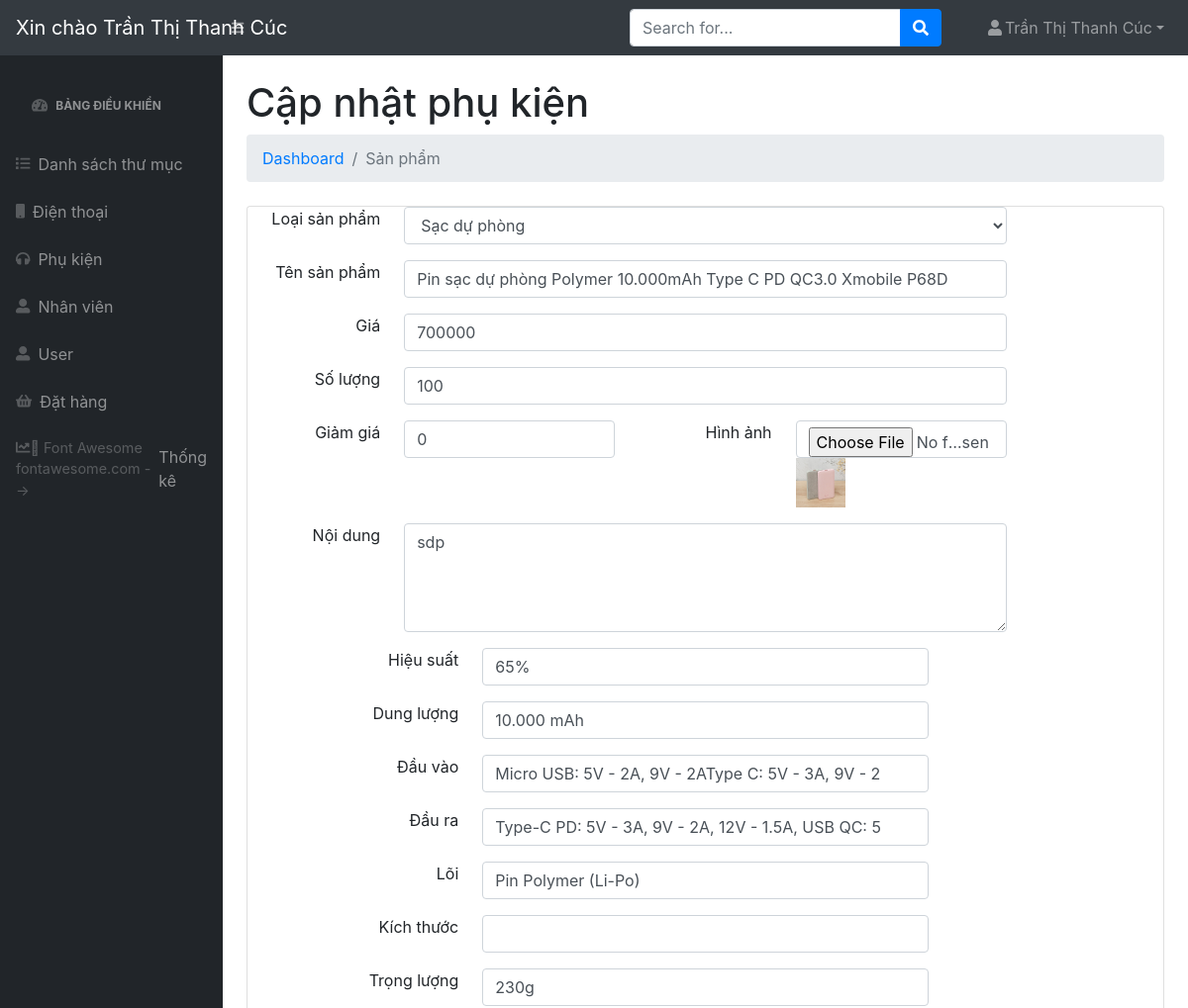
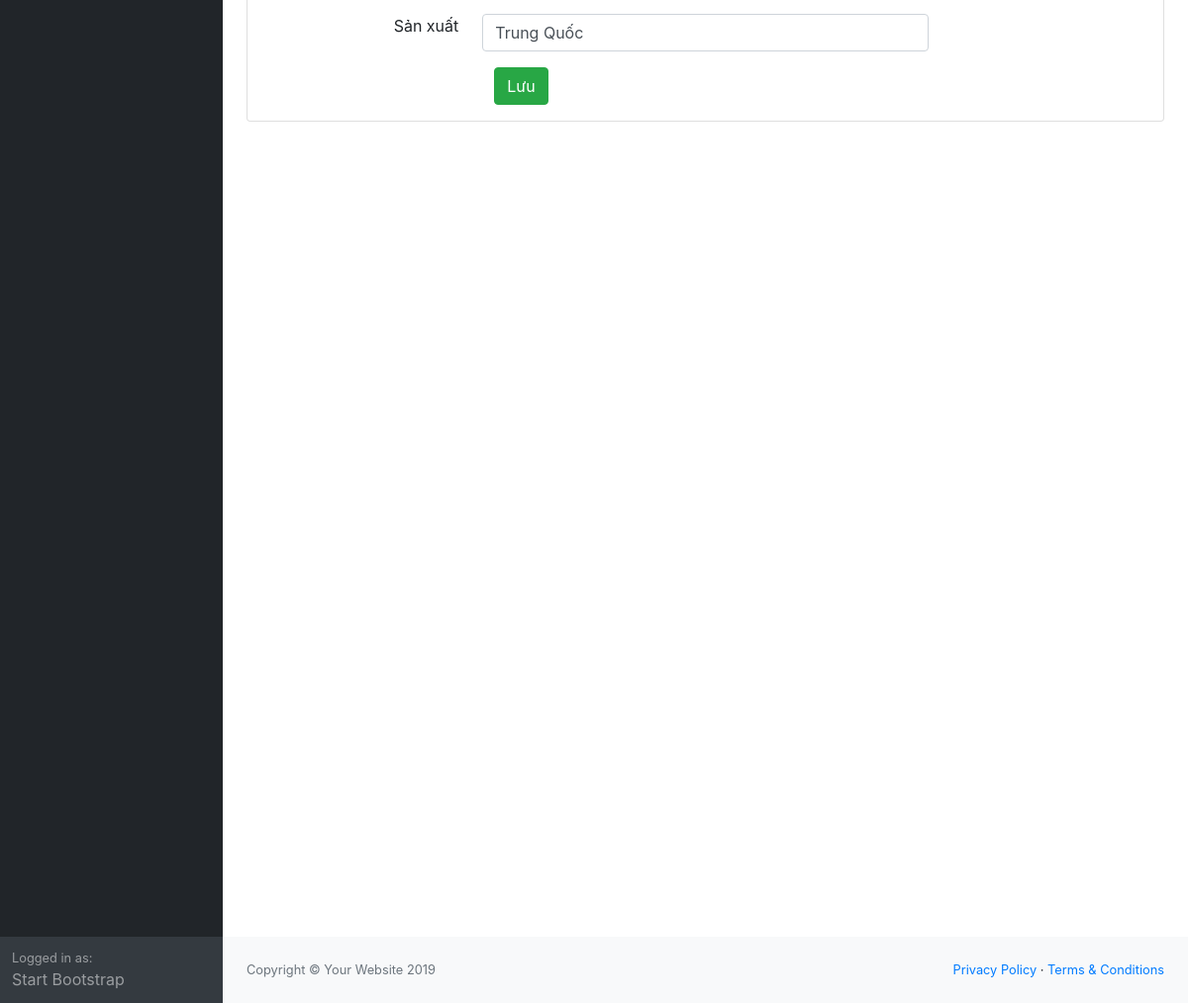
Screenshot of /admin/modules/accessories/edit.php?id=33 (signed in) with the database file from the repository (2 pictures, top to bottom).
### tables this page shows
CREATE TABLE `product` (
  `id` int(11) NOT NULL,
  `name` varchar(100) DEFAULT NULL,
  `slug` varchar(100) DEFAULT NULL,
  `price` int(11) DEFAULT NULL,
  `sale` tinyint(4) DEFAULT 0,
  `thundar` varchar(200) DEFAULT NULL,
  `rated` int(11) NOT NULL DEFAULT 0,
  `comment` int(11) NOT NULL DEFAULT 0,
  `category_id` int(11) DEFAULT NULL,
  `content` text DEFAULT NULL,
  `head` int(11) DEFAULT 0,
  `view` int(11) DEFAULT 0,
  `hot` tinyint(4) DEFAULT 0,
  `number` int(11) NOT NULL DEFAULT 0,
  `create_at` timestamp NULL DEFAULT current_timestamp(),
  `update_at` timestamp NULL DEFAULT current_timestamp()
);

CREATE TABLE `category` (
  `id` int(11) NOT NULL,
  `name` varchar(100) DEFAULT NULL,
  `slug` varchar(100) DEFAULT NULL,
  `images` varchar(100) DEFAULT NULL,
  `banner` varchar(100) NOT NULL,
  `home` tinyint(4) NOT NULL DEFAULT 0,
  `status` tinyint(4) NOT NULL DEFAULT 1,
  `level` int(11) NOT NULL DEFAULT 0,
  `created_at` timestamp NOT NULL DEFAULT current_timestamp(),
  `updated_at` timestamp NOT NULL DEFAULT current_timestamp() ON UPDATE current_timestamp()
);

CREATE TABLE `accessories` (
  `id` int(11) NOT NULL,
  `id2` int(11) NOT NULL,
  `performance` varchar(50) DEFAULT NULL,
  `capacity` varchar(50) DEFAULT NULL,
  `input` varchar(50) DEFAULT NULL,
  `output` varchar(50) DEFAULT NULL,
  `slot` varchar(100) DEFAULT NULL,
  `longs` varchar(100) DEFAULT NULL,
  `speed` varchar(100) DEFAULT NULL,
  `rs` varchar(100) DEFAULT NULL,
  `ws` varchar(100) DEFAULT NULL,
  `compatible` varchar(100) DEFAULT NULL,
  `core` varchar(50) DEFAULT NULL,
  `extensions` varchar(50) DEFAULT NULL,
  `size` varchar(50) DEFAULT NULL,
  `weight` varchar(50) DEFAULT NULL,
  `made` varchar(50) DEFAULT NULL
);

### libraries/Database.php (called while the page is built, shortened)
<?php
class Database{
     public $link;
     public function __construct()
     {
        $this->link = mysqli_connect("localhost","root","","webphp") or die ();
         mysqli_set_charset($this->link,"utf8");
     }
        public function fetchsql( $sql )
        {
            $result = mysqli_query($this->link,$sql) or die("Lỗi  truy vấn sql " .mysqli_error($this->link));
            $data = [];
            if( $result)
            {
                while ($num = mysqli_fetch_assoc($result))
                {
                    $data[] = $num;
                }
            }
            return $data;
        }
        public function fetchID($table , $id )
        {
            $sql = "SELECT * FROM {$table} WHERE id = $id ";
            $result = mysqli_query($this->link,$sql) or die("Lỗi  truy vấn fetchID " .mysqli_error($this->link));
            return mysqli_fetch_assoc($result);
        }
    }
?>

### admin/autoload/autoload.php (called while the page is built, shortened)
<?php
	require_once __DIR__. '/../../libraries/Database.php';
	require_once __DIR__. '/../../libraries/Function.php';
	$db = new Database;
 ?>

### libraries/Function.php (called while the page is built, shortened)
<?php
    function  getInput($string)
    {
        return isset($_GET[$string]) ? $_GET[$string] : '';
    }
    function base_url()
    {
        return $url  = "http://localhost/webdidong/";
    }
    function uploads()
    {
        return base_url() . "public/uploads/";
    }
 ?>

### admin/modules/accessories/edit.php (the view, shortened to what this page needs)
<?php
    require_once __DIR__. '/../../autoload/autoload.php';
     $category = $db->fetchsql("SELECT * FROM category WHERE level=1");
    $id = intval(getInput('id'));
    $EditProduct = $db->fetchID("product",$id);
    $EditProduct2 = $db->fetchID("accessories",$id);
    $id_ac = $EditProduct['category_id'];
    $accessories = $db->fetchID("category",$id_ac);
?>
<?php require_once __DIR__. '/../../layouts/header.php'; ?>
            <div id="layoutSidenav_content">
                <main>
                    <div class="container-fluid">
                        <h1 class="mt-4">Cập nhật phụ kiện</h1>
                        <ol class="breadcrumb mb-4">
                            <li class="breadcrumb-item"><a href="index.php">Dashboard</a></li>
                            <li class="breadcrumb-item active">Sản phẩm</li>
                        </ol>
                        <div class="card mb-4">
                            <form action="" method="POST" enctype="multipart/form-data">
                              <div class="form-group row">
                                    <label for="input2" class="col-sm-2 text-right">Loại sản phẩm</label>
                                    <div class="col-sm-8">
                                      <select class="form-control" name="category_id">
                                        <?php foreach ($category as $item): ?>
                                            <option value="<?php echo $item['id'] ?>" <?php echo $EditProduct['category_id'] == $item['id'] ? "selected = 'selected'" : "" ?>><?php echo $item['name'] ?></potion>
                                        <?php endforeach ?>
                                      </select>
                                     </div>
                                </div>
                                <div class="form-group row">
                                    <label for="input1" class="col-sm-2 text-right">Tên sản phẩm</label>
                                    <div class="col-sm-8">
                                      <input type="text" class="form-control" id="input1" name="name" value="<?php echo $EditProduct['name'] ?>">
                                    </div>
                                </div>
                                <div class="form-group row">
                                    <label for="input2" class="col-sm-2 text-right">Giá</label>
                                    <div class="col-sm-8">
                                      <input type="number" class="form-control" id="input2" name="price" value="<?php echo $EditProduct['price'] ?>">
                                     </div>
                                 </div>
                                 <div class="form-group row">
                                    <label for="input2" class="col-sm-2 text-right">Số lượng</label>
                                    <div class="col-sm-8">
                                      <input type="number" class="form-control" id="input2" name="number" value="<?php echo $EditProduct['number'] ?>">
                                     </div>
                                 </div>
                                <div class="form-group row">
                                    <label for="input3" class="col-sm-2 text-right">Giảm giá</label>
                                    <div class="col-sm-3">
                                      <input type="number" class="form-control" id="input3" name="sale" placeholder="10%" value="<?php echo $EditProduct['sale'] ?>">
                                    </div>
                                    <label for="input4" class="col-sm-2 text-right">Hình ảnh</label>
                                    <div class="col-sm-3">
                                      <input type="file" class="form-control" id="input4" name="thundar" value="">
                                      <img src="<?php echo uploads(); ?>product/<?php echo $EditProduct['thundar'] ?>" width="50px" height="50px">
                                    </div>
                                </div>
                                <div class="form-group row">
                                    <label for="input5" class="col-sm-2 text-right">Nội dung</label>
                                    <div class="col-sm-8">
                                      <textarea class="form-control" name="content" rows="4"><?php echo $EditProduct['content'] ?></textarea>
                                     </div>
                                 </div>
                                <?php if ($accessories['slug'] == "sac-du-phong"): ?>
                                    <div class="form-group row">
                                        <label for="input1" class="col-sm-3 text-right">Hiệu suất</label>
                                        <div class="col-sm-6">
                                          <input type="text" class="form-control" id="input1" name="performance" value="<?php echo $EditProduct2['performance'] ?>">
                                        </div>
                                    </div>
                                <?php endif ?>
                                <?php if ($accessories['slug'] == "sac-du-phong" || $accessories['slug'] == "the-nho"): ?>
                                <div class="form-group row">
                                    <label for="input1" class="col-sm-3 text-right">Dung lượng</label>
                                    <div class="col-sm-6">
                                      <input type="text" class="form-control" id="input1" name="capacity" value="<?php echo $EditProduct2['capacity'] ?>">
                                    </div>
                                </div>
                                <?php endif ?>
                                <?php if ($accessories['slug'] == "sac-du-phong"): ?>
                                <div class="form-group row">
                                    <label for="input1" class="col-sm-3 text-right">Đầu vào</label>
                                    <div class="col-sm-6">
                                      <input type="text" class="form-control" id="input1" name="input" value="<?php echo $EditProduct2['input'] ?>">
                                    </div>
                                </div>
                                <?php endif ?>
                                <?php if ($accessories['slug'] == "sac-du-phong" || $accessories['slug'] == "adapter-sac" || $accessories['slug'] == "cap-sac"): ?>
                                <div class="form-group row">
                                    <label for="input1" class="col-sm-3 text-right">Đầu ra</label>
                                    <div class="col-sm-6">
                                      <input type="text" class="form-control" id="input1" name="output" value="<?php echo $EditProduct2['output'] ?>">
                                    </div>
                                </div>
                                <?php endif ?>
                                <?php if ($accessories['slug'] == "sac-du-phong"): ?>
                                <div class="form-group row">
                                    <label for="input1" class="col-sm-3 text-right">Lõi</label>
                                    <div class="col-sm-6">
                                      <input type="text" class="form-control" id="input1" name="core" value="<?php echo $EditProduct2['core'] ?>">
                                    </div>
                                </div>
                                <?php endif ?>
                                <?php if ($accessories['slug'] == "sac-du-phong"): ?>
                                <div class="form-group row">
                                    <label for="input1" class="col-sm-3 text-right">Kích thước</label>
                                    <div class="col-sm-6">
                                      <input type="text" class="form-control" id="input1" name="size" value="<?php echo $EditProduct2['size'] ?>">
                                    </div>
                                </div>
                                <?php endif ?>
                                <?php if ($accessories['slug'] == "sac-du-phong"): ?>
                                <div class="form-group row">
                                    <label for="input1" class="col-sm-3 text-right">Trọng lượng</label>
                                    <div class="col-sm-6">
                                      <input type="text" class="form-control" id="input1" name="weight" value="<?php echo $EditProduct2['weight'] ?>">
                                    </div>
                                </div>
                                <?php endif ?>
                                <div class="form-group row">
                                    <label for="input1" class="col-sm-3 text-right">Sản xuất</label>
                                    <div class="col-sm-6">
                                      <input type="text" class="form-control" id="input1" name="made" value="<?php echo $EditProduct2['made'] ?>">
                                    </div>
                                </div>
                                <div class="form-group row">
                                    <div class="col-sm-6 container-fluid">
                                      <button type="submit" class="btn btn-success">Lưu</button>
                                    </div>
                                </div>
                            </form>
                        </div>
<?php require_once __DIR__. '/../../layouts/footer.php'; ?>

### rows the page displays
product: category_id "Sạc dự phòng", name "Pin sạc dự phòng Polymer 10.000mAh Type C PD QC3.0 Xmobile P68D", price "700000", number "100", sale "0", thundar (picture), content "sdp"
accessories: performance "65%", capacity "10.000 mAh", input "Micro USB: 5V - 2A, 9V - 2AType C: 5V - 3A, 9V - 2", output "Type-C PD: 5V - 3A, 9V - 2A, 12V - 1.5A, USB QC: 5", core "Pin Polymer (Li-Po)", weight "230g", made "Trung Quốc"

### other values shown
$_SESSION['admin_name'] "Trần Thị Thanh Cúc"
